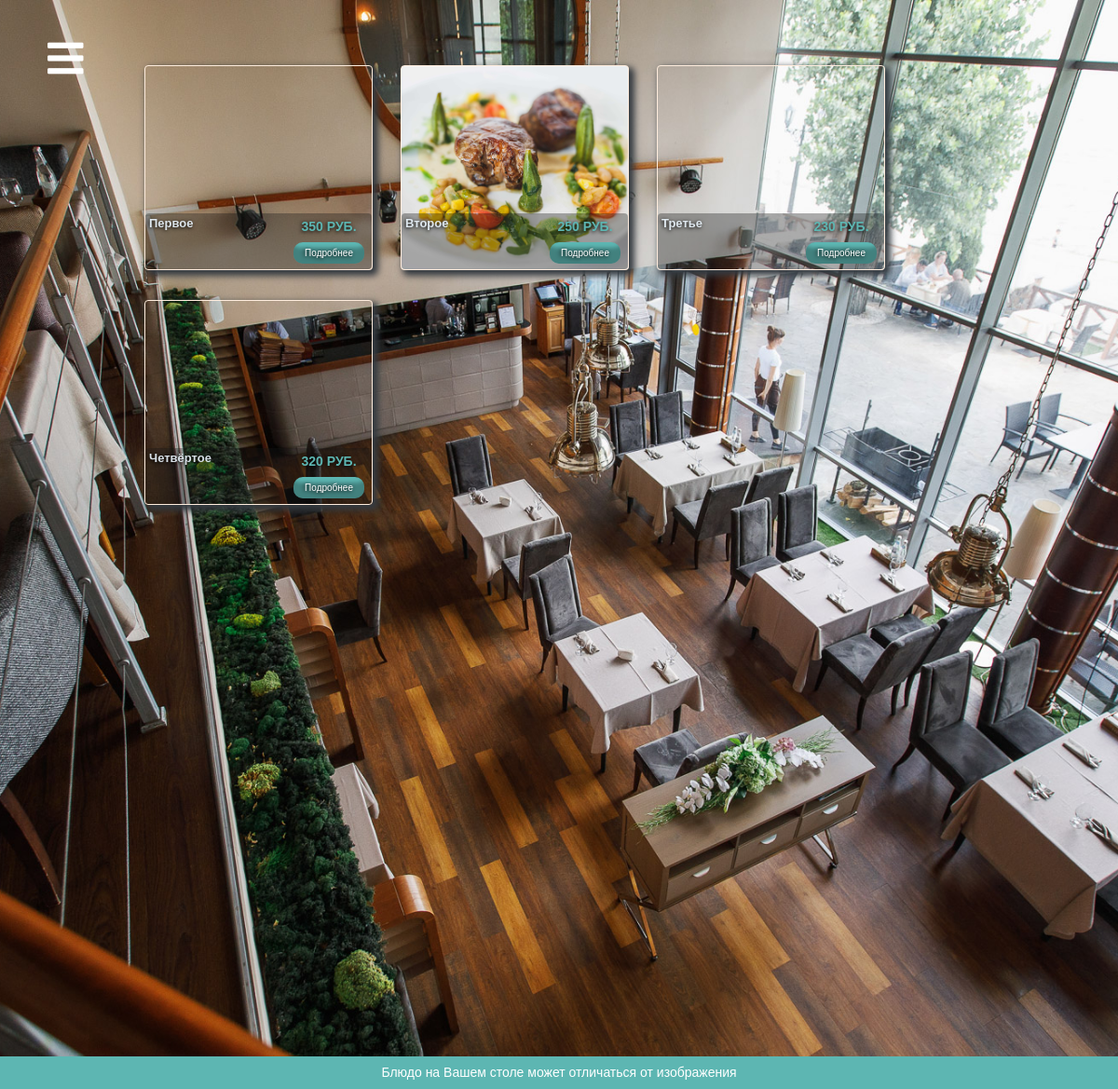
The page /top/ on the database its author committed.
### menu/models.py (models this page shows, shortened)
class Dishes(models.Model):
    title = models.CharField(max_length=200)
    main_photo = models.ImageField(verbose_name="Фото блюда", upload_to='img/dishes')
    text = models.TextField(verbose_name='Описание блюда', blank=True)
    price = models.CharField(default='0', max_length=200, verbose_name='Стоимость( Указываем только цифру)', blank=True)
    weight = models.CharField(default='0',max_length=200, verbose_name='Вес( Указываем только цифру)', blank=True)
    class Meta:
        verbose_name = 'Блюдо страницы АКЦИИ'
        verbose_name_plural = 'Блюда страницы АКЦИИ'

### menu/views.py (the view)
# urls.py: path('top/', views.top, name='top'),
def top(request):
    context={}
    context['arrDishes'] = list(enumerate(Dishes.objects.all()))
    context['title'] = Header.objects.all()[0].title
    context['background'] = Header.objects.all()[0].background
    context['top_pic'] = Header.objects.all()[0].top_pic
    context['menuitems'] = list(enumerate(MenuItem.objects.all(),1))
    return render(request, 'menu/top.html', context)

### menu/templates/menu/top.html
{% extends 'menu/base.html' %}
{% block content %}
{% for idx, dish in arrDishes %}
<div class="col-sm-6 col-lg-4">
	<div class="card" style="background: url({{ MEDIA_URL }}{{ dish.main_photo }}) no-repeat center/cover;">
		<div class="card__content d-flex">
			<h3 class="card__title">
				{{ dish.title }}
			</h3>
			<div class="price">
				<span>
					{{ dish.price }} руб.
				</span>
				<a id="{{ idx }}" href="#exampleModal" class="card__btn call">
					Подробнее
				</a>
			</div>
		</div>
	</div>
</div>
{% endfor %}
{% endblock %}

### menu/static/css/main.css (style rules this page uses)
body { font-family: 'Helvetica', sans-serif; color: #2d3033; padding: 0; margin: 0; font-size: 14px; letter-spacing: 0em; overflow:visible !important; }
div, p, form, input, a, span, button { box-sizing: border-box; }
a { text-decoration: none; color: #fff; padding: 0; }
h1, h2, h3, h4, h5, h6 { font-weight: 700; line-height: 1.15em }
h3 { font-size: 13px; text-shadow: -1px 1px 4px black; }
a, a:hover, a:active { text-decoration: none; color: white; }
a, button, input { transition: all 0.5s ease; }
span { font-size: 14px; font-weight: 700; text-transform: uppercase; text-shadow: -1px 1px 4px black; }
.card { background-color: #0000002b; border: none; width: 100%; height: 220px; margin-bottom: 32px; box-shadow: 4px 4px 7px 2px #343a40; border: 1px solid #FFEDDE; }
.card__content { text-transform: none; color: #edf7ffe6; width: 100%; background-color: #19171759; padding: 4px; border-radius: 4px; margin-top: auto; }
.card span { color: #5DB6B2; text-align: center; display: block; padding-bottom: 6px; }
.card__btn { font-size: 10px; padding: 6px 12px; background: #5DB6B2; box-shadow: inset 0px -27px 4px -10px rgba(0, 0, 0, 0.29); text-shadow: -1px 1px 4px black; border-radius: 10px; }
.price { margin-left: auto; margin-top: auto; padding-bottom: 4px; padding-right: 4px; }

### rows shown on the page
Dishes: title "Первое", price "350"
Dishes: main_photo (picture), title "Второе", price "250"
Dishes: title "Третье", price "230"
Dishes: title "Четвёртое", price "320"
